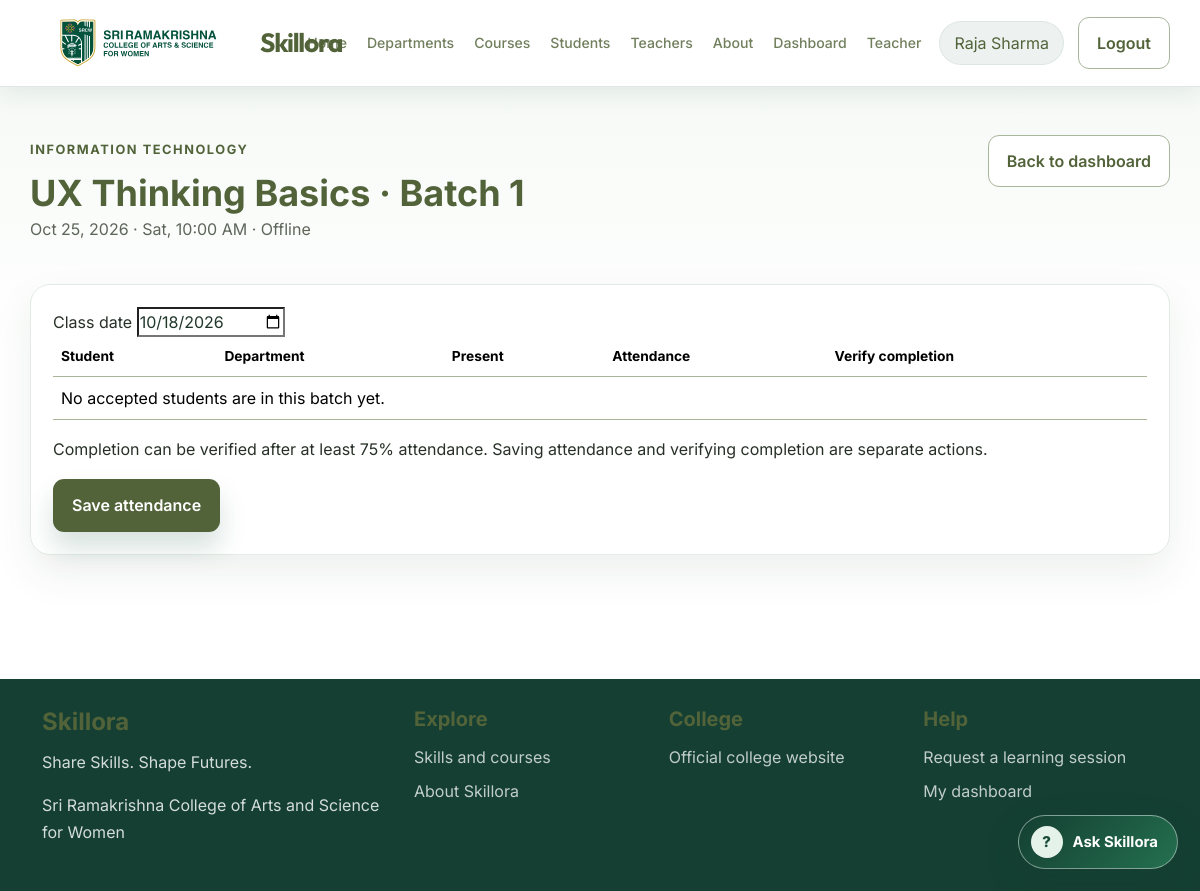
The app's page /batches/8/attendance/ (signed in) with its own data.
### core/models.py (models this page shows, shortened)
class User(AbstractUser):
    class Role(models.TextChoices):
        STUDENT = 'student', 'Student'
        INSTRUCTOR = 'instructor', 'Teacher / Student Instructor'
        FACULTY = 'faculty', 'Faculty'
    role = models.CharField(max_length=20, choices=Role.choices, default=Role.STUDENT)
    instructor_approved = models.BooleanField(default=False)
    phone = models.CharField(max_length=30, blank=True)
    bio = models.TextField(blank=True)
    department = models.CharField(max_length=80, blank=True)
    avatar_url = models.URLField(blank=True)
    @property
    def is_instructor(self):
        return self.role == self.Role.INSTRUCTOR
    @property
    def is_faculty(self):
        return self.role == self.Role.FACULTY
    @property
    def is_teacher(self):
        return self.is_faculty or (self.is_instructor and self.instructor_approved)
    @property
    def is_college_admin(self):
        return self.is_superuser or (self.is_staff and not self.is_instructor)

class Batch(models.Model):
    course = models.ForeignKey(Course, on_delete=models.CASCADE, related_name='batches')
    name = models.CharField(max_length=100)
    start_date = models.DateField()
    schedule = models.CharField(max_length=200)
    mode = models.CharField(max_length=20, choices=Course.Mode.choices)
    venue = models.CharField(max_length=200, blank=True)
    meeting_link = models.URLField(blank=True)
    capacity = models.PositiveSmallIntegerField(
        default=10,
        validators=[MinValueValidator(1), MaxValueValidator(10)],
    )
    is_open = models.BooleanField(default=True)
    class Meta:
        ordering = ['start_date', 'schedule', 'id']
        constraints = [
            models.UniqueConstraint(fields=('course', 'name'), name='unique_batch_name_per_course'),
            models.CheckConstraint(condition=Q(capacity__gte=1, capacity__lte=10), name='batch_capacity_1_to_10'),
        ]

class Course(models.Model):
    class Mode(models.TextChoices):
        ONLINE = 'online', 'Online'
        OFFLINE = 'offline', 'Offline'
    class Status(models.TextChoices):
        DRAFT = 'draft', 'Draft'
        PUBLISHED = 'published', 'Published'
        CLOSED = 'closed', 'Closed'
    class ApprovalStatus(models.TextChoices):
        PENDING = 'pending', 'Pending approval'
        APPROVED = 'approved', 'Approved'
        REJECTED = 'rejected', 'Rejected'
    title = models.CharField(max_length=180)
    slug = models.SlugField(unique=True)
    description = models.TextField()
    skill = models.ForeignKey(Skill, on_delete=models.SET_NULL, null=True, blank=True, related_name='courses')
    department = models.ForeignKey(
        Department,
        on_delete=models.SET_NULL,
        null=True,
        blank=True,
        related_name='courses',
    )
    instructor = models.ForeignKey(
        settings.AUTH_USER_MODEL,
        on_delete=models.CASCADE,
        related_name='courses_taught',
        limit_choices_to=Q(role__in=(User.Role.INSTRUCTOR, User.Role.FACULTY)),
    )
    learning_objectives = models.TextField(blank=True)
    prerequisites = models.TextField(blank=True)
    duration_weeks = models.PositiveIntegerField(default=4)
    mode = models.CharField(max_length=20, choices=Mode.choices, default=Mode.ONLINE)
    schedule = models.CharField(max_length=200)
    venue = models.CharField(max_length=200, blank=True)
    meeting_link = models.URLField(blank=True)
    max_learners = models.PositiveIntegerField(default=20)
    status = models.CharField(max_length=20, choices=Status.choices, default=Status.PUBLISHED)
    approval_status = models.CharField(
        max_length=20,
        choices=ApprovalStatus.choices,
        default=ApprovalStatus.PENDING,
    )
    reviewed_by = models.ForeignKey(
        settings.AUTH_USER_MODEL,
        on_delete=models.SET_NULL,
        null=True,
        blank=True,
        related_name='course_reviews',
    )
    reviewed_at = models.DateTimeField(null=True, blank=True)
    materials_link = models.URLField(blank=True)
    created_at = models.DateTimeField(auto_now_add=True)
    updated_at = models.DateTimeField(auto_now=True)
    class Meta:
        ordering = ['-created_at']

class Department(models.Model):
    name = models.CharField(max_length=120, unique=True)
    slug = models.SlugField(unique=True)
    description = models.TextField(blank=True)
    class Meta:
        ordering = ['name']

### core/views.py (the view, shortened to what this page needs)
# urls.py: path('batches/<int:batch_id>/attendance/', views.batch_attendance, name='batch_attendance'),
@login_required
def batch_attendance(request, batch_id):
    batch = get_object_or_404(Batch.objects.select_related('course'), pk=batch_id)
    if not request.user.is_college_admin and (
        not request.user.is_teacher or batch.course.instructor_id != request.user.pk
    ):
        return HttpResponse('Only the assigned teacher or college administrator can manage attendance.', status=403)
    applications = list(CourseApplication.objects.filter(
        batch=batch,
        status=CourseApplication.Status.ACCEPTED,
    ).select_related('student', 'department').order_by('applicant_name'))
    attendance_date = timezone.localdate()
    total_sessions = AttendanceRecord.objects.filter(batch=batch).values('session_date').distinct().count()
    students = []
    return render(request, 'batch_attendance.html', {
        'batch': batch,
        'students': students,
        'attendance_date': attendance_date,
    })

### templates/batch_attendance.html (shortened to what this page needs)
{% extends 'base.html' %}
{% block content %}
<section class="container spaced-section">
    <div class="page-header">
        <div>
            <span class="eyebrow">{{ batch.course.department.name }}</span>
            <h1>{{ batch.course.title }} · {{ batch.name }}</h1>
            <p>{{ batch.start_date|date:"M j, Y" }} · {{ batch.schedule }} · {{ batch.get_mode_display }}</p>
        </div>
        <a href="{% url 'teacher_dashboard' %}" class="button secondary">Back to dashboard</a>
    </div>
    <section class="panel">
        <form method="post">
            <label for="session_date">Class date</label>
            <input type="date" id="session_date" name="session_date" value="{{ attendance_date|date:'Y-m-d' }}" required>
            <div class="table-responsive">
                <table class="table align-middle">
                    <thead><tr><th>Student</th><th>Department</th><th>Present</th><th>Attendance</th><th>Verify completion</th></tr></thead>
                    <tbody>
                    {% for row in students %}
                        <tr>
                            <td>{{ row.application.applicant_name }}</td>
                            <td>{{ row.application.department.name }}</td>
                            <td><input type="checkbox" name="present_{{ row.application.pk }}" {% if row.present_today %}checked{% endif %}></td>
                            <td>{{ row.attendance_percent }}% ({{ row.present_count }}/{{ row.total_sessions }})</td>
                            <td>
                                {% if not row.completed %}
                                    <input type="checkbox" name="complete_{{ row.application.pk }}" aria-label="Verify {{ row.application.applicant_name }} course completion">
                                {% else %}
                                    <span class="tag success">Completed</span>
                                {% endif %}
                            </td>
                        </tr>
                    {% empty %}
                        <tr><td colspan="5">No accepted students are in this batch yet.</td></tr>
                    {% endfor %}
                    </tbody>
                </table>
            </div>
            <p>Completion can be verified after at least 75% attendance. Saving attendance and verifying completion are separate actions.</p>
            <button type="submit" class="button primary">Save attendance</button>
        </form>
    </section>
</section>
{% endblock %}

### templates/base.html (shortened to what this page needs)
{% load static %}
<!DOCTYPE html>
<html lang="en">
<head>
    <link href="https://cdn.jsdelivr.net/npm/bootstrap@5.3.3/dist/css/bootstrap.min.css" rel="stylesheet">
    <link rel="stylesheet" href="{% static 'core/styles.css' %}">
</head>
<body>
    <header class="topbar">
        <div class="container nav-wrap">
            <a href="{% url 'home' %}" class="brand">
                <img class="college-logo" src="{% static 'core/srcw-logo.svg' %}" alt="Sri Ramakrishna College of Arts and Science for Women logo" width="200" height="50">
                <span>Skillora</span>
            </a>
            <nav class="main-nav" id="main-navigation">
                <a href="{% url 'home' %}">Home</a>
                <a href="{% url 'departments' %}">Departments</a>
                <a href="{% url 'marketplace' %}">Courses</a>
                <a href="{% url 'home' %}#students">Students</a>
                <a href="{% url 'home' %}#teachers">Teachers</a>
                <a href="{% url 'home' %}#about-skillora">About</a>
                {% if user.is_authenticated %}
                    <a href="{% url 'dashboard' %}">Dashboard</a>
                    {% if user.is_college_admin %}<a href="{% url 'college_admin_dashboard' %}">College admin</a>
                    {% elif user.is_teacher %}<a href="{% url 'teacher_dashboard' %}">Teacher</a>
                    {% elif user.is_instructor %}<a href="{% url 'teacher_pending' %}">Teacher application</a>{% endif %}
                {% endif %}
            </nav>
            <div class="nav-actions">
                {% if user.is_authenticated %}
                    <a href="{% url 'profile' %}" class="user-pill">{{ user.get_full_name|default:user.username }}</a>
                    <form method="post" action="{% url 'logout' %}" class="logout-form">
                        <button type="submit" class="button secondary">Logout</button>
                    </form>
                {% else %}
                    <a href="{% url 'login' %}" class="button secondary">Login</a>
                    <a href="{% url 'register' %}" class="button primary">Get Started</a>
                {% endif %}
            </div>
        </div>
    </header>
    <main class="page-shell">
        {% block content %}{% endblock %}
    </main>
    <footer class="site-footer">
        <div class="container footer-grid">
            <div>
                <h4>Skillora</h4>
                <p>Share Skills. Shape Futures.</p>
                <p class="footer-college">{{ college_name|default:'Sri Ramakrishna College of Arts and Science for Women' }}</p>
            </div>
            <div>
                <h5>Explore</h5>
                <a href="{% url 'marketplace' %}">Skills and courses</a>
                <a href="{% url 'home' %}#about-skillora">About Skillora</a>
            </div>
            <div>
                <h5>College</h5>
                <a href="https://srcw.ac.in/" target="_blank" rel="noopener noreferrer">Official college website</a>
            </div>
            <div>
                <h5>Help</h5>
                <a href="{% url 'request_session' %}">Request a learning session</a>
                {% if user.is_authenticated %}<a href="{% url 'dashboard' %}">My dashboard</a>{% else %}<a href="{% url 'login' %}">Sign in</a>{% endif %}
            </div>
        </div>
    </footer>
    {% include 'assistant_widget.html' %}
</body>
</html>

### records on screen
User: get_full_name "Raja Sharma"
Batch: course.department.name "INFORMATION TECHNOLOGY", course "UX Thinking Basics", name "Batch 1", start_date "Oct 25, 2026", schedule "Sat, 10:00 AM", mode "Offline"
